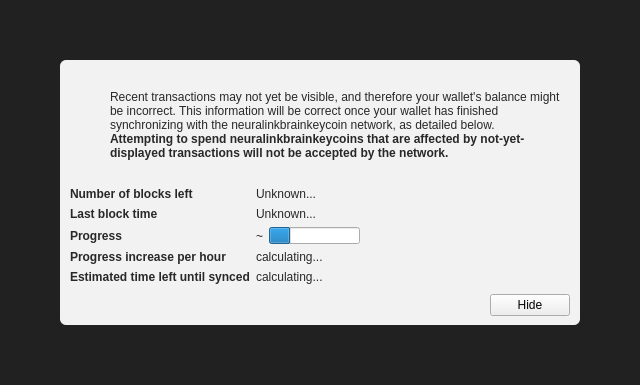
<?xml version="1.0" encoding="UTF-8"?>
<ui version="4.0">
 <class>ModalOverlay</class>
 <widget class="ModalOverlay" name="ModalOverlay">
  <property name="geometry">
   <rect>
    <x>0</x>
    <y>0</y>
    <width>640</width>
    <height>385</height>
   </rect>
  </property>
  <property name="windowTitle">
   <string>Form</string>
  </property>
  <layout class="QVBoxLayout" name="verticalLayout" stretch="0">
   <property name="sizeConstraint">
    <enum>QLayout::SetDefaultConstraint</enum>
   </property>
   <property name="leftMargin">
    <number>0</number>
   </property>
   <property name="topMargin">
    <number>0</number>
   </property>
   <property name="rightMargin">
    <number>0</number>
   </property>
   <property name="bottomMargin">
    <number>0</number>
   </property>
   <item>
    <widget class="QWidget" name="bgWidget" native="true">
     <property name="styleSheet">
      <string notr="true">#bgWidget { background: rgba(0,0,0,220); }</string>
     </property>
     <layout class="QVBoxLayout" name="verticalLayoutMain" stretch="1">
      <property name="leftMargin">
       <number>60</number>
      </property>
      <property name="topMargin">
       <number>60</number>
      </property>
      <property name="rightMargin">
       <number>60</number>
      </property>
      <property name="bottomMargin">
       <number>60</number>
      </property>
      <item>
       <widget class="QWidget" name="contentWidget" native="true">
        <property name="styleSheet">
         <string notr="true">#contentWidget { background: rgba(255,255,255,240); border-radius: 6px; }

QLabel { color: rgb(40,40,40);  }</string>
        </property>
        <layout class="QVBoxLayout" name="verticalLayoutSub" stretch="1,0,0,0">
         <property name="spacing">
          <number>0</number>
         </property>
         <property name="leftMargin">
          <number>10</number>
         </property>
         <property name="topMargin">
          <number>10</number>
         </property>
         <property name="rightMargin">
          <number>10</number>
         </property>
         <property name="bottomMargin">
          <number>10</number>
         </property>
         <item>
          <layout class="QHBoxLayout" name="horizontalLayoutIconText" stretch="0,1">
           <property name="topMargin">
            <number>20</number>
           </property>
           <item>
            <layout class="QVBoxLayout" name="verticalLayoutIcon">
             <property name="leftMargin">
              <number>0</number>
             </property>
             <item>
              <widget class="QPushButton" name="warningIcon">
               <property name="enabled">
                <bool>false</bool>
               </property>
               <property name="text">
                <string/>
               </property>
               <property name="icon">
                <iconset>
                 <normaloff>:/icons/warning</normaloff>
                 <disabledoff>:/icons/warning</disabledoff>:/icons/warning</iconset>
               </property>
               <property name="iconSize">
                <size>
                 <width>48</width>
                 <height>48</height>
                </size>
               </property>
               <property name="flat">
                <bool>true</bool>
               </property>
              </widget>
             </item>
             <item>
              <spacer name="verticalSpacerWarningIcon">
               <property name="orientation">
                <enum>Qt::Vertical</enum>
               </property>
               <property name="sizeHint" stdset="0">
                <size>
                 <width>20</width>
                 <height>40</height>
                </size>
               </property>
              </spacer>
             </item>
            </layout>
           </item>
           <item>
            <layout class="QVBoxLayout" name="verticalLayoutInfoText">
             <property name="leftMargin">
              <number>0</number>
             </property>
             <property name="topMargin">
              <number>0</number>
             </property>
             <item>
              <widget class="QLabel" name="infoText">
               <property name="text">
                <string>Recent transactions may not yet be visible, and therefore your wallet's balance might be incorrect. This information will be correct once your wallet has finished synchronizing with the neuralinkbrainkeycoin network, as detailed below.</string>
               </property>
               <property name="textFormat">
                <enum>Qt::RichText</enum>
               </property>
               <property name="wordWrap">
                <bool>true</bool>
               </property>
              </widget>
             </item>
             <item>
              <widget class="QLabel" name="infoTextStrong">
               <property name="font">
                <font>
                 <weight>75</weight>
                 <bold>true</bold>
                </font>
               </property>
               <property name="text">
                <string>Attempting to spend neuralinkbrainkeycoins that are affected by not-yet-displayed transactions will not be accepted by the network.</string>
               </property>
               <property name="textFormat">
                <enum>Qt::RichText</enum>
               </property>
               <property name="wordWrap">
                <bool>true</bool>
               </property>
              </widget>
             </item>
             <item>
              <spacer name="verticalSpacerInTextSpace">
               <property name="orientation">
                <enum>Qt::Vertical</enum>
               </property>
               <property name="sizeHint" stdset="0">
                <size>
                 <width>20</width>
                 <height>40</height>
                </size>
               </property>
              </spacer>
             </item>
            </layout>
           </item>
          </layout>
         </item>
         <item>
          <spacer name="verticalSpacerAfterText">
           <property name="orientation">
            <enum>Qt::Vertical</enum>
           </property>
           <property name="sizeHint" stdset="0">
            <size>
             <width>20</width>
             <height>40</height>
            </size>
           </property>
          </spacer>
         </item>
         <item>
          <layout class="QFormLayout" name="formLayout">
           <property name="fieldGrowthPolicy">
            <enum>QFormLayout::FieldsStayAtSizeHint</enum>
           </property>
           <property name="horizontalSpacing">
            <number>6</number>
           </property>
           <property name="verticalSpacing">
            <number>6</number>
           </property>
           <property name="topMargin">
            <number>10</number>
           </property>
           <item row="0" column="0">
            <widget class="QLabel" name="labelNumberOfBlocksLeft">
             <property name="font">
              <font>
               <weight>75</weight>
               <bold>true</bold>
              </font>
             </property>
             <property name="text">
              <string>Number of blocks left</string>
             </property>
            </widget>
           </item>
           <item row="0" column="1">
            <widget class="QLabel" name="numberOfBlocksLeft">
             <property name="text">
              <string>Unknown...</string>
             </property>
            </widget>
           </item>
           <item row="1" column="0">
            <widget class="QLabel" name="labelLastBlockTime">
             <property name="font">
              <font>
               <weight>75</weight>
               <bold>true</bold>
              </font>
             </property>
             <property name="text">
              <string>Last block time</string>
             </property>
            </widget>
           </item>
           <item row="1" column="1">
            <widget class="QLabel" name="newestBlockDate">
             <property name="sizePolicy">
              <sizepolicy hsizetype="Maximum" vsizetype="Preferred">
               <horstretch>0</horstretch>
               <verstretch>0</verstretch>
              </sizepolicy>
             </property>
             <property name="text">
              <string>Unknown...</string>
             </property>
            </widget>
           </item>
           <item row="2" column="0">
            <widget class="QLabel" name="labelSyncDone">
             <property name="font">
              <font>
               <weight>75</weight>
               <bold>true</bold>
              </font>
             </property>
             <property name="text">
              <string>Progress</string>
             </property>
            </widget>
           </item>
           <item row="2" column="1">
            <layout class="QHBoxLayout" name="horizontalLayoutSync" stretch="0,1">
             <item>
              <widget class="QLabel" name="percentageProgress">
               <property name="text">
                <string notr="true">~</string>
               </property>
              </widget>
             </item>
             <item>
              <widget class="QProgressBar" name="progressBar">
               <property name="value">
                <number>24</number>
               </property>
               <property name="format">
                <string/>
               </property>
              </widget>
             </item>
            </layout>
           </item>
           <item row="4" column="0">
            <widget class="QLabel" name="labelProgressIncrease">
             <property name="font">
              <font>
               <weight>75</weight>
               <bold>true</bold>
              </font>
             </property>
             <property name="text">
              <string>Progress increase per hour</string>
             </property>
            </widget>
           </item>
           <item row="4" column="1">
            <widget class="QLabel" name="progressIncreasePerH">
             <property name="text">
              <string>calculating...</string>
             </property>
            </widget>
           </item>
           <item row="5" column="0">
            <widget class="QLabel" name="labelEstimatedTimeLeft">
             <property name="font">
              <font>
               <weight>75</weight>
               <bold>true</bold>
              </font>
             </property>
             <property name="text">
              <string>Estimated time left until synced</string>
             </property>
            </widget>
           </item>
           <item row="5" column="1">
            <widget class="QLabel" name="expectedTimeLeft">
             <property name="text">
              <string>calculating...</string>
             </property>
            </widget>
           </item>
          </layout>
         </item>
         <item>
          <layout class="QHBoxLayout" name="horizontalLayoutButtons">
           <property name="leftMargin">
            <number>10</number>
           </property>
           <property name="topMargin">
            <number>10</number>
           </property>
           <item>
            <spacer name="horizontalSpacer">
             <property name="orientation">
              <enum>Qt::Horizontal</enum>
             </property>
             <property name="sizeHint" stdset="0">
              <size>
               <width>40</width>
               <height>20</height>
              </size>
             </property>
            </spacer>
           </item>
           <item>
            <widget class="QPushButton" name="closeButton">
             <property name="text">
              <string>Hide</string>
             </property>
            </widget>
           </item>
          </layout>
         </item>
        </layout>
       </widget>
      </item>
     </layout>
    </widget>
   </item>
  </layout>
 </widget>
 <customwidgets>
  <customwidget>
   <class>ModalOverlay</class>
   <extends>QWidget</extends>
   <header>modaloverlay.h</header>
   <container>1</container>
  </customwidget>
 </customwidgets>
 <resources/>
 <connections/>
</ui>
